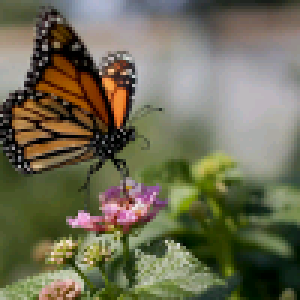
#> input picture components/lvgl/examples/libs/bmp/example_16bit.bmp, 100 x 100 px, given in place of alarm_icon.png, which was not available (shown 3 times larger)
$ python regenerate_ui_images.py
#> lines starting #> are read from the running program, lines starting #| are printed output that depends on the picture; pictures that were not available may be replaced by others from this repository, and a replacement may not be noted
#!/usr/bin/env python3
"""Regenerate compact LVGL image descriptors from UI assets.

This keeps the generated symbol names intact while resizing oversized source
assets to dimensions that make sense for a 240x320 ESP32 UI.
"""

from __future__ import annotations

from pathlib import Path

from PIL import Image


ROOT = Path(__file__).resolve().parents[1]
ASSETS_DIR = ROOT / "components/ui_app/squareline/project/assets"
IMAGES_DIR = ROOT / "components/ui_app/squareline/project/images"


# Match image sizes to the actual on-screen usage. Most are shown inside
# 60x60 or 80x80 buttons with extra LVGL zoom scaling.
TARGET_MAX_EDGE = {
    "alarm_icon.png": 64,
    "animals.png": 128,
    "back_button.png": 64,
    "bl_logo_symbol.png": 128,
    "camera_icon.png": 64,
    "cat.png": 128,
    "colorwheel_icon.png": 128,
    "cow.png": 128,
    "dog.png": 128,
    "forward_icon.png": 64,
    "gallery_icon.png": 64,
    "home_icon.png": 128,
    "horse.png": 128,
    "images.png": 128,
    "pig.png": 128,
    "plus_icon.png": 64,
    "seal.png": 128,
    "sketchpad_icon.png": 64,
    "settings_icon.png": 128,
    "speaker.png": 128,
}


HEADER = """// This file was generated by scripts/regenerate_ui_images.py
// Derived from the original SquareLine asset with a reduced size for ESP32 flash.

#include "../ui.h"

#ifndef LV_ATTRIBUTE_MEM_ALIGN
#define LV_ATTRIBUTE_MEM_ALIGN
#endif

"""


def rgb888_to_rgb565_bytes(r: int, g: int, b: int) -> tuple[int, int]:
    value = ((r & 0xF8) << 8) | ((g & 0xFC) << 3) | (b >> 3)
    # SquareLine project is configured with LV_COLOR_16_SWAP = 1.
    return (value >> 8) & 0xFF, value & 0xFF


def resize_image(path: Path, max_edge: int) -> Image.Image:
#> called with max_edge = 64
    image = Image.open(path).convert("RGBA")
    width, height = image.size
#> width = 100; height = 100
    if max(width, height) <= max_edge:
        return image

    scale = max_edge / float(max(width, height))
#> scale = 0.64
    resized = image.resize(
        (max(1, round(width * scale)), max(1, round(height * scale))),
        Image.Resampling.LANCZOS,
    )
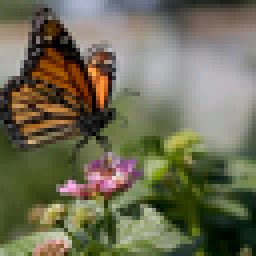
#> resized: PIL image 64x64 RGBA (shown 4 times larger); mean R, G, B, A 110.3, 108, 84.3, 255
    return resized


def image_bytes(image: Image.Image) -> bytes:
    raw = bytearray()
    for r, g, b, a in image.getdata():
        lo, hi = rgb888_to_rgb565_bytes(r, g, b)
        raw.extend((lo, hi, a))
#> this loop made 4096 passes
#> (r, g, b, value in rgb888_to_rgb565_bytes, lo, hi) on passes 1 to 3: (89, 97, 70, 23304, 91, 8), (94, 100, 74, 23337, 91, 41), (96, 100, 75, 25385, 99, 41)
    return bytes(raw)


def emit_c_array(data: bytes) -> str:
    lines = []
    chunk = []
    for index, byte in enumerate(data, start=1):
        chunk.append(f"0x{byte:02X}")
        if len(chunk) == 16 or index == len(data):
            lines.append("    " + ",".join(chunk) + ",")
            chunk = []
    return "\n".join(lines)


def asset_to_symbol(asset_name: str) -> str:
    stem = Path(asset_name).stem
    return f"ui_img_{stem}_png"


def generate_one(asset_path: Path, max_edge: int) -> None:
    symbol = asset_to_symbol(asset_path.name)
    output_path = IMAGES_DIR / f"{symbol}.c"
    image = resize_image(asset_path, max_edge)
    data = image_bytes(image)

    contents = (
        HEADER
        + f"// IMAGE DATA: assets/{asset_path.name}\n"
        + f"const LV_ATTRIBUTE_MEM_ALIGN uint8_t {symbol}_data[] = {{\n"
        + emit_c_array(data)
        + "\n};\n"
        + f"const lv_img_dsc_t {symbol} = {{\n"
        + "   .header.always_zero = 0,\n"
        + f"   .header.w = {image.width},\n"
        + f"   .header.h = {image.height},\n"
        + f"   .data_size = sizeof({symbol}_data),\n"
        + "   .header.cf = LV_IMG_CF_TRUE_COLOR_ALPHA,\n"
        + f"   .data = {symbol}_data}};\n"
    )

    output_path.write_text(contents, encoding="utf-8")
    print(f"{asset_path.name}: {image.width}x{image.height} -> {output_path.name}")
#| alarm_icon.png: 64x64 -> ui_img_alarm_icon_png.c
#> pass 3 of the loop in main, `for asset_name, max_edge in sorted(TARGET_MAX_EDGE.items()):`:
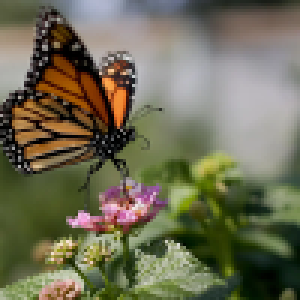
#> input picture components/lvgl/examples/libs/bmp/example_24bit.bmp, 100 x 100 px, given in place of back_button.png, which was not available (shown 3 times larger)
#> in resize_image (call 3), `resized = image.resize( (max(1, round(width * scale)), max(1, round(he..`:
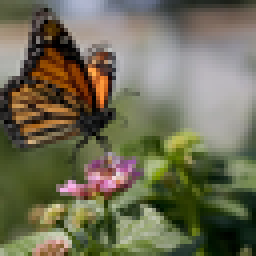
#> resized: PIL image 64x64 RGBA (shown 4 times larger); mean R, G, B, A 110.8, 108.5, 84.8, 255
#| back_button.png: 64x64 -> ui_img_back_button_png.c
#> the loop made 5 passes; the first 3 are shown


def main() -> None:
    for asset_name, max_edge in sorted(TARGET_MAX_EDGE.items()):
        generate_one(ASSETS_DIR / asset_name, max_edge)


if __name__ == "__main__":
#> (the run stopped early here; a loop or call above may not have finished)
